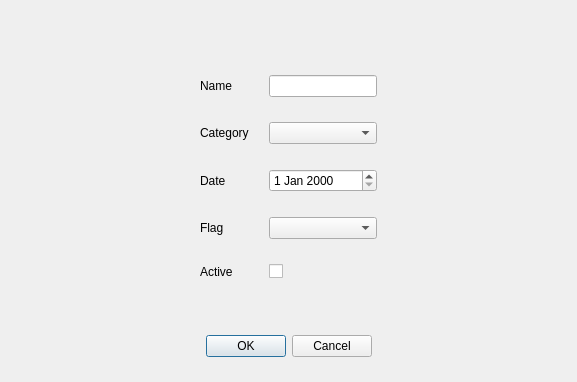
                 <widget class="QWidget" name="W_Worker_FormHurricanes">
                  <layout class="QVBoxLayout" name="verticalLayout_13">
                   <property name="leftMargin">
                    <number>100</number>
                   </property>
                   <property name="topMargin">
                    <number>25</number>
                   </property>
                   <property name="rightMargin">
                    <number>100</number>
                   </property>
                   <property name="bottomMargin">
                    <number>25</number>
                   </property>
                   <item>
                    <layout class="QFormLayout" name="FL_Worker_HurricaneForm">
                     <property name="horizontalSpacing">
                      <number>20</number>
                     </property>
                     <property name="verticalSpacing">
                      <number>25</number>
                     </property>
                     <property name="leftMargin">
                      <number>100</number>
                     </property>
                     <property name="topMargin">
                      <number>50</number>
                     </property>
                     <property name="rightMargin">
                      <number>100</number>
                     </property>
                     <property name="bottomMargin">
                      <number>50</number>
                     </property>
                     <item row="0" column="0">
                      <widget class="QLabel" name="L_Worker_Hurricane_Name">
                       <property name="text">
                        <string>Name</string>
                       </property>
                      </widget>
                     </item>
                     <item row="0" column="1">
                      <widget class="QLineEdit" name="LE_Worker_Hurricane_Name"/>
                     </item>
                     <item row="1" column="0">
                      <widget class="QLabel" name="L_Worker_Hurricane_Category">
                       <property name="text">
                        <string>Category</string>
                       </property>
                      </widget>
                     </item>
                     <item row="1" column="1">
                      <widget class="QComboBox" name="CB_Worker_Hurricane_Category"/>
                     </item>
                     <item row="2" column="0">
                      <widget class="QLabel" name="L_Worker_Hurricane_Date">
                       <property name="text">
                        <string>Date</string>
                       </property>
                      </widget>
                     </item>
                     <item row="2" column="1">
                      <widget class="QDateEdit" name="DE_Worker_Hurricane_Date"/>
                     </item>
                     <item row="3" column="0">
                      <widget class="QLabel" name="L_Worker_Hurricane_Flag">
                       <property name="text">
                        <string>Flag</string>
                       </property>
                      </widget>
                     </item>
                     <item row="3" column="1">
                      <widget class="QComboBox" name="CB_Worker_Hurricane_Flag"/>
                     </item>
                     <item row="4" column="0">
                      <widget class="QLabel" name="L_Worker_Hurricane_Active">
                       <property name="text">
                        <string>Active</string>
                       </property>
                      </widget>
                     </item>
                     <item row="4" column="1">
                      <widget class="QCheckBox" name="CB_Worker_Hurricane_Active">
                       <property name="text">
                        <string/>
                       </property>
                      </widget>
                     </item>
                    </layout>
                   </item>
                   <item>
                    <widget class="QDialogButtonBox" name="BB_Worker_ConfirmationHurricanes">
                     <property name="standardButtons">
                      <set>QDialogButtonBox::Cancel|QDialogButtonBox::Ok</set>
                     </property>
                     <property name="centerButtons">
                      <bool>true</bool>
                     </property>
                    </widget>
                   </item>
                  </layout>
                 </widget>
